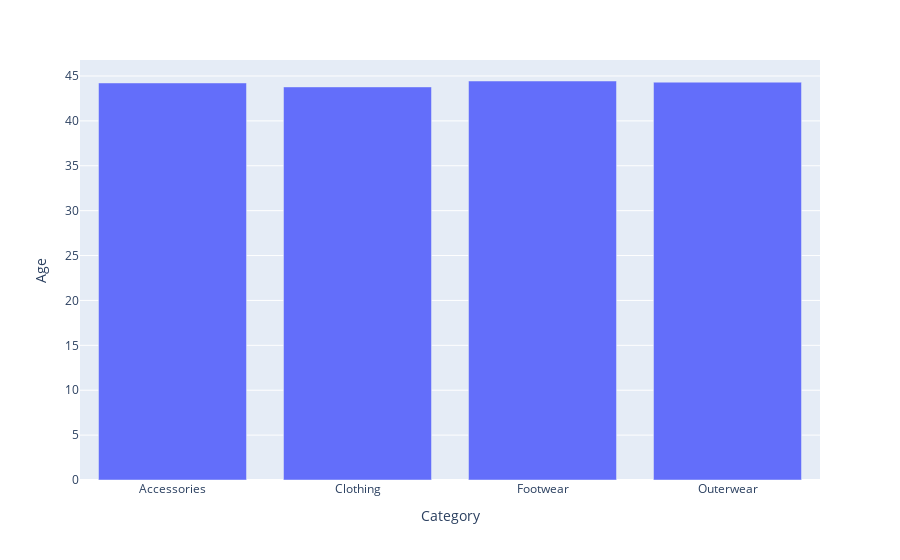

The notebook cell saved with this chart:
### Code cell
fig = px.bar(age_category_corr ,y = 'Age' , x= 'Category')
fig.show()

### Figure 1 — Plotly figure (JSON) as saved in the notebook; plotly's stock layout.template omitted (floating-point values rounded to 4 significant figures)
{"data": [{"alignmentgroup": "True", "hovertemplate": "Category=%{x}<br>Age=%{y}<extra></extra>", "legendgroup": "", "marker": {"color": "#636efa", "pattern": {"shape": ""}}, "name": "", "offsetgroup": "", "orientation": "v", "showlegend": false, "textposition": "auto", "type": "bar", "x": ["Accessories", "Clothing", "Footwear", "Outerwear"], "xaxis": "x", "y": [44.22, 43.78, 44.44, 44.31], "yaxis": "y"}], "layout": {"barmode": "relative", "legend": {"tracegroupgap": 0}, "margin": {"t": 60}, "xaxis": {"anchor": "y", "domain": [0, 1], "title": {"text": "Category"}}, "yaxis": {"anchor": "x", "domain": [0, 1], "title": {"text": "Age"}}}}
